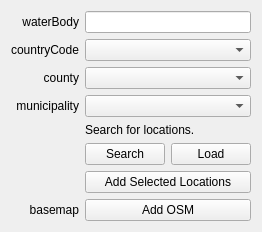
                 <widget class="QWidget" name="loc_srch_tab">
                  <attribute name="title">
                   <string>Search</string>
                  </attribute>
                  <layout class="QGridLayout" name="gridLayout_5">
                   <item row="0" column="0">
                    <layout class="QGridLayout" name="loc_srch_grid_lyt" rowstretch="0,0,0,0,0,0,0,0" columnstretch="0,1">
                     <item row="2" column="0">
                      <widget class="QLabel" name="cnty_lbl">
                       <property name="text">
                        <string>county</string>
                       </property>
                       <property name="alignment">
                        <set>Qt::AlignRight|Qt::AlignTrailing|Qt::AlignVCenter</set>
                       </property>
                      </widget>
                     </item>
                     <item row="0" column="0">
                      <widget class="QLabel" name="wb_lbl">
                       <property name="sizePolicy">
                        <sizepolicy hsizetype="Preferred" vsizetype="Preferred">
                         <horstretch>0</horstretch>
                         <verstretch>0</verstretch>
                        </sizepolicy>
                       </property>
                       <property name="text">
                        <string>waterBody</string>
                       </property>
                       <property name="alignment">
                        <set>Qt::AlignRight|Qt::AlignTrailing|Qt::AlignVCenter</set>
                       </property>
                      </widget>
                     </item>
                     <item row="5" column="1">
                      <layout class="QHBoxLayout" name="lake_name_hlyt">
                       <property name="sizeConstraint">
                        <enum>QLayout::SetMinimumSize</enum>
                       </property>
                       <item>
                        <widget class="QPushButton" name="loc_srch_btn">
                         <property name="sizePolicy">
                          <sizepolicy hsizetype="Minimum" vsizetype="Fixed">
                           <horstretch>0</horstretch>
                           <verstretch>0</verstretch>
                          </sizepolicy>
                         </property>
                         <property name="focusPolicy">
                          <enum>Qt::NoFocus</enum>
                         </property>
                         <property name="text">
                          <string>Search</string>
                         </property>
                        </widget>
                       </item>
                       <item>
                        <widget class="QPushButton" name="loc_load_btn">
                         <property name="sizePolicy">
                          <sizepolicy hsizetype="Minimum" vsizetype="Fixed">
                           <horstretch>0</horstretch>
                           <verstretch>0</verstretch>
                          </sizepolicy>
                         </property>
                         <property name="focusPolicy">
                          <enum>Qt::NoFocus</enum>
                         </property>
                         <property name="text">
                          <string>Load</string>
                         </property>
                        </widget>
                       </item>
                      </layout>
                     </item>
                     <item row="7" column="0">
                      <widget class="QLabel" name="basemap_lbl">
                       <property name="text">
                        <string>basemap</string>
                       </property>
                       <property name="alignment">
                        <set>Qt::AlignRight|Qt::AlignTrailing|Qt::AlignVCenter</set>
                       </property>
                      </widget>
                     </item>
                     <item row="0" column="1">
                      <widget class="QLineEdit" name="wb_le">
                       <property name="sizePolicy">
                        <sizepolicy hsizetype="Minimum" vsizetype="Fixed">
                         <horstretch>0</horstretch>
                         <verstretch>0</verstretch>
                        </sizepolicy>
                       </property>
                      </widget>
                     </item>
                     <item row="4" column="1">
                      <widget class="QLabel" name="lake_name_statlbl">
                       <property name="sizePolicy">
                        <sizepolicy hsizetype="Minimum" vsizetype="Fixed">
                         <horstretch>0</horstretch>
                         <verstretch>0</verstretch>
                        </sizepolicy>
                       </property>
                       <property name="text">
                        <string>Search for locations.</string>
                       </property>
                      </widget>
                     </item>
                     <item row="3" column="1">
                      <widget class="QComboBox" name="muni_cb"/>
                     </item>
                     <item row="3" column="0">
                      <widget class="QLabel" name="muni_lbl">
                       <property name="text">
                        <string>municipality</string>
                       </property>
                       <property name="alignment">
                        <set>Qt::AlignRight|Qt::AlignTrailing|Qt::AlignVCenter</set>
                       </property>
                      </widget>
                     </item>
                     <item row="7" column="1">
                      <widget class="QPushButton" name="osm_basemap_btn">
                       <property name="focusPolicy">
                        <enum>Qt::NoFocus</enum>
                       </property>
                       <property name="text">
                        <string>Add OSM</string>
                       </property>
                      </widget>
                     </item>
                     <item row="1" column="1">
                      <widget class="QComboBox" name="cntry_code_cb"/>
                     </item>
                     <item row="1" column="0">
                      <widget class="QLabel" name="cntry_code_lbl">
                       <property name="text">
                        <string>countryCode</string>
                       </property>
                       <property name="alignment">
                        <set>Qt::AlignRight|Qt::AlignTrailing|Qt::AlignVCenter</set>
                       </property>
                      </widget>
                     </item>
                     <item row="2" column="1">
                      <widget class="QComboBox" name="cnty_cb"/>
                     </item>
                     <item row="6" column="1">
                      <widget class="QPushButton" name="add_seld_feats_btn">
                       <property name="focusPolicy">
                        <enum>Qt::NoFocus</enum>
                       </property>
                       <property name="toolTip">
                        <string>Add locationIDs of currently selected features to table</string>
                       </property>
                       <property name="text">
                        <string>Add Selected Locations</string>
                       </property>
                      </widget>
                     </item>
                    </layout>
                   </item>
                  </layout>
                  <zorder></zorder>
                 </widget>
